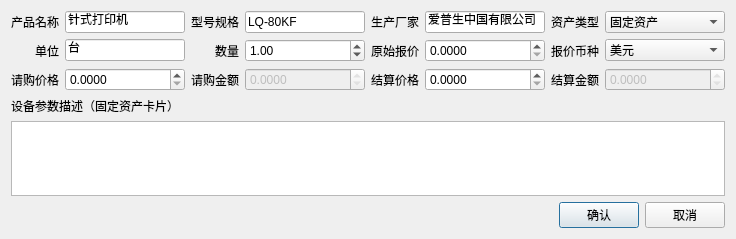
<?xml version="1.0" encoding="UTF-8"?>
<ui version="4.0">
 <class>Dialog</class>
 <widget class="QDialog" name="Dialog">
  <property name="geometry">
   <rect>
    <x>0</x>
    <y>0</y>
    <width>734</width>
    <height>239</height>
   </rect>
  </property>
  <property name="windowTitle">
   <string>Dialog</string>
  </property>
  <layout class="QVBoxLayout" name="verticalLayout">
   <item>
    <layout class="QGridLayout" name="gridLayout">
     <item row="0" column="1">
      <widget class="QLineEdit" name="lineEdit_name">
       <property name="minimumSize">
        <size>
         <width>120</width>
         <height>0</height>
        </size>
       </property>
       <property name="text">
        <string>针式打印机</string>
       </property>
      </widget>
     </item>
     <item row="0" column="3">
      <widget class="QLineEdit" name="lineEdit_model">
       <property name="minimumSize">
        <size>
         <width>120</width>
         <height>0</height>
        </size>
       </property>
       <property name="text">
        <string>LQ-80KF</string>
       </property>
      </widget>
     </item>
     <item row="0" column="5">
      <widget class="QLineEdit" name="lineEdit_manufacture">
       <property name="minimumSize">
        <size>
         <width>120</width>
         <height>0</height>
        </size>
       </property>
       <property name="text">
        <string>爱普生中国有限公司</string>
       </property>
      </widget>
     </item>
     <item row="2" column="3">
      <widget class="QDoubleSpinBox" name="doubleSpinBox_requisition_sum">
       <property name="enabled">
        <bool>false</bool>
       </property>
       <property name="minimumSize">
        <size>
         <width>120</width>
         <height>0</height>
        </size>
       </property>
       <property name="readOnly">
        <bool>true</bool>
       </property>
       <property name="decimals">
        <number>4</number>
       </property>
       <property name="maximum">
        <double>999999999.990000009536743</double>
       </property>
      </widget>
     </item>
     <item row="2" column="5">
      <widget class="QDoubleSpinBox" name="doubleSpinBox_acceptance_price">
       <property name="minimumSize">
        <size>
         <width>120</width>
         <height>0</height>
        </size>
       </property>
       <property name="decimals">
        <number>4</number>
       </property>
       <property name="maximum">
        <double>999999999.990000009536743</double>
       </property>
      </widget>
     </item>
     <item row="1" column="5">
      <widget class="QDoubleSpinBox" name="doubleSpinBox_quotation_price">
       <property name="minimumSize">
        <size>
         <width>120</width>
         <height>0</height>
        </size>
       </property>
       <property name="decimals">
        <number>4</number>
       </property>
       <property name="maximum">
        <double>999999999.990000009536743</double>
       </property>
      </widget>
     </item>
     <item row="1" column="7">
      <widget class="QComboBox" name="comboBox_quotation_currency">
       <property name="minimumSize">
        <size>
         <width>120</width>
         <height>0</height>
        </size>
       </property>
       <item>
        <property name="text">
         <string>美元</string>
        </property>
       </item>
       <item>
        <property name="text">
         <string>英镑</string>
        </property>
       </item>
      </widget>
     </item>
     <item row="2" column="7">
      <widget class="QDoubleSpinBox" name="doubleSpinBox_acceptance_sum">
       <property name="enabled">
        <bool>false</bool>
       </property>
       <property name="minimumSize">
        <size>
         <width>120</width>
         <height>0</height>
        </size>
       </property>
       <property name="readOnly">
        <bool>true</bool>
       </property>
       <property name="decimals">
        <number>4</number>
       </property>
       <property name="maximum">
        <double>999999999.990000009536743</double>
       </property>
      </widget>
     </item>
     <item row="2" column="1">
      <widget class="QDoubleSpinBox" name="doubleSpinBox_requisition_price">
       <property name="minimumSize">
        <size>
         <width>120</width>
         <height>0</height>
        </size>
       </property>
       <property name="decimals">
        <number>4</number>
       </property>
       <property name="maximum">
        <double>999999999.990000009536743</double>
       </property>
      </widget>
     </item>
     <item row="0" column="7">
      <widget class="QComboBox" name="comboBox_property_type">
       <property name="minimumSize">
        <size>
         <width>120</width>
         <height>0</height>
        </size>
       </property>
       <item>
        <property name="text">
         <string>固定资产</string>
        </property>
       </item>
       <item>
        <property name="text">
         <string>材料消耗品</string>
        </property>
       </item>
      </widget>
     </item>
     <item row="1" column="3">
      <widget class="QDoubleSpinBox" name="doubleSpinBox_quantity">
       <property name="minimumSize">
        <size>
         <width>120</width>
         <height>0</height>
        </size>
       </property>
       <property name="decimals">
        <number>2</number>
       </property>
       <property name="maximum">
        <double>999999999.990000009536743</double>
       </property>
       <property name="value">
        <double>1.000000000000000</double>
       </property>
      </widget>
     </item>
     <item row="1" column="1">
      <widget class="QLineEdit" name="lineEdit_unit">
       <property name="minimumSize">
        <size>
         <width>120</width>
         <height>0</height>
        </size>
       </property>
       <property name="text">
        <string>台</string>
       </property>
      </widget>
     </item>
     <item row="0" column="0">
      <widget class="QLabel" name="label_2">
       <property name="text">
        <string>产品名称</string>
       </property>
       <property name="alignment">
        <set>Qt::AlignRight|Qt::AlignTrailing|Qt::AlignVCenter</set>
       </property>
      </widget>
     </item>
     <item row="0" column="2">
      <widget class="QLabel" name="label_3">
       <property name="text">
        <string>型号规格</string>
       </property>
       <property name="alignment">
        <set>Qt::AlignRight|Qt::AlignTrailing|Qt::AlignVCenter</set>
       </property>
      </widget>
     </item>
     <item row="0" column="4">
      <widget class="QLabel" name="label_4">
       <property name="text">
        <string>生产厂家</string>
       </property>
       <property name="alignment">
        <set>Qt::AlignRight|Qt::AlignTrailing|Qt::AlignVCenter</set>
       </property>
      </widget>
     </item>
     <item row="0" column="6">
      <widget class="QLabel" name="label_5">
       <property name="text">
        <string>资产类型</string>
       </property>
       <property name="alignment">
        <set>Qt::AlignRight|Qt::AlignTrailing|Qt::AlignVCenter</set>
       </property>
      </widget>
     </item>
     <item row="1" column="0">
      <widget class="QLabel" name="label_6">
       <property name="text">
        <string>单位</string>
       </property>
       <property name="alignment">
        <set>Qt::AlignRight|Qt::AlignTrailing|Qt::AlignVCenter</set>
       </property>
      </widget>
     </item>
     <item row="1" column="2">
      <widget class="QLabel" name="label_7">
       <property name="text">
        <string>数量</string>
       </property>
       <property name="alignment">
        <set>Qt::AlignRight|Qt::AlignTrailing|Qt::AlignVCenter</set>
       </property>
      </widget>
     </item>
     <item row="1" column="4">
      <widget class="QLabel" name="label_8">
       <property name="text">
        <string>原始报价</string>
       </property>
       <property name="alignment">
        <set>Qt::AlignRight|Qt::AlignTrailing|Qt::AlignVCenter</set>
       </property>
      </widget>
     </item>
     <item row="1" column="6">
      <widget class="QLabel" name="label_9">
       <property name="text">
        <string>报价币种</string>
       </property>
       <property name="alignment">
        <set>Qt::AlignRight|Qt::AlignTrailing|Qt::AlignVCenter</set>
       </property>
      </widget>
     </item>
     <item row="2" column="0">
      <widget class="QLabel" name="label_10">
       <property name="text">
        <string>请购价格</string>
       </property>
       <property name="alignment">
        <set>Qt::AlignRight|Qt::AlignTrailing|Qt::AlignVCenter</set>
       </property>
      </widget>
     </item>
     <item row="2" column="2">
      <widget class="QLabel" name="label_11">
       <property name="text">
        <string>请购金额</string>
       </property>
       <property name="alignment">
        <set>Qt::AlignRight|Qt::AlignTrailing|Qt::AlignVCenter</set>
       </property>
      </widget>
     </item>
     <item row="2" column="4">
      <widget class="QLabel" name="label_12">
       <property name="text">
        <string>结算价格</string>
       </property>
       <property name="alignment">
        <set>Qt::AlignRight|Qt::AlignTrailing|Qt::AlignVCenter</set>
       </property>
      </widget>
     </item>
     <item row="2" column="6">
      <widget class="QLabel" name="label_13">
       <property name="text">
        <string>结算金额</string>
       </property>
       <property name="alignment">
        <set>Qt::AlignRight|Qt::AlignTrailing|Qt::AlignVCenter</set>
       </property>
      </widget>
     </item>
    </layout>
   </item>
   <item>
    <widget class="QLabel" name="label">
     <property name="text">
      <string>设备参数描述（固定资产卡片）</string>
     </property>
    </widget>
   </item>
   <item>
    <widget class="QPlainTextEdit" name="plainTextEdit"/>
   </item>
   <item>
    <layout class="QHBoxLayout" name="horizontalLayout">
     <item>
      <spacer name="horizontalSpacer">
       <property name="orientation">
        <enum>Qt::Horizontal</enum>
       </property>
       <property name="sizeHint" stdset="0">
        <size>
         <width>40</width>
         <height>20</height>
        </size>
       </property>
      </spacer>
     </item>
     <item>
      <widget class="QPushButton" name="pushButton_ok">
       <property name="text">
        <string>确认</string>
       </property>
      </widget>
     </item>
     <item>
      <widget class="QPushButton" name="pushButton_cancel">
       <property name="text">
        <string>取消</string>
       </property>
      </widget>
     </item>
    </layout>
   </item>
  </layout>
 </widget>
 <resources/>
 <connections>
  <connection>
   <sender>pushButton_ok</sender>
   <signal>clicked(bool)</signal>
   <receiver>Dialog</receiver>
   <slot>accept()</slot>
   <hints>
    <hint type="sourcelabel">
     <x>645</x>
     <y>333</y>
    </hint>
    <hint type="destinationlabel">
     <x>485</x>
     <y>336</y>
    </hint>
   </hints>
  </connection>
  <connection>
   <sender>pushButton_cancel</sender>
   <signal>clicked(bool)</signal>
   <receiver>Dialog</receiver>
   <slot>reject()</slot>
   <hints>
    <hint type="sourcelabel">
     <x>723</x>
     <y>342</y>
    </hint>
    <hint type="destinationlabel">
     <x>726</x>
     <y>359</y>
    </hint>
   </hints>
  </connection>
  <connection>
   <sender>doubleSpinBox_quotation_price</sender>
   <signal>valueChanged(double)</signal>
   <receiver>doubleSpinBox_requisition_price</receiver>
   <slot>setValue(double)</slot>
   <hints>
    <hint type="sourcelabel">
     <x>468</x>
     <y>52</y>
    </hint>
    <hint type="destinationlabel">
     <x>158</x>
     <y>77</y>
    </hint>
   </hints>
  </connection>
  <connection>
   <sender>doubleSpinBox_requisition_price</sender>
   <signal>valueChanged(double)</signal>
   <receiver>doubleSpinBox_acceptance_price</receiver>
   <slot>setValue(double)</slot>
   <hints>
    <hint type="sourcelabel">
     <x>136</x>
     <y>81</y>
    </hint>
    <hint type="destinationlabel">
     <x>467</x>
     <y>80</y>
    </hint>
   </hints>
  </connection>
 </connections>
</ui>
